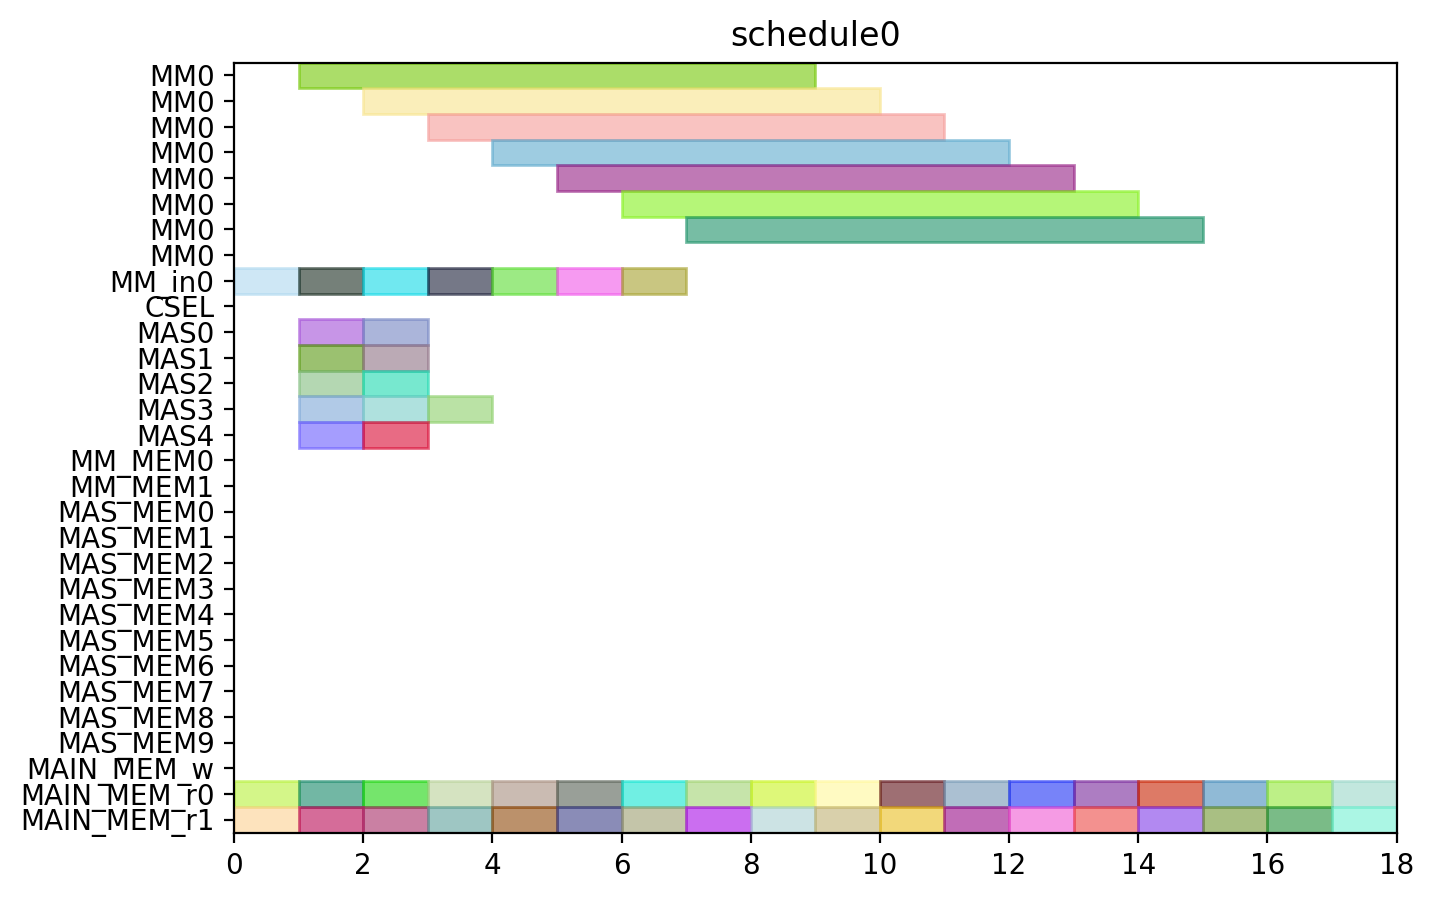

The script that drew this image:
from pyschedule import Scenario, solvers, plotters, alt


def solve():
	horizon = 90
	S = Scenario("schedule0", horizon=horizon)

	# resource
	MM = S.Resources('MM', num=1, size=8)
	MM_in = S.Resources('MM_in', num=1)
	CSEL = S.Resource('CSEL')
	MAS = S.Resources('MAS', num=5, size=1, periods=range(1, horizon))
	MM_MEM = S.Resources('MM_MEM', num=2)
	MAS_MEM = S.Resources('MAS_MEM', num=10)
	MAIN_MEM_w = S.Resource('MAIN_MEM_w', size=1)
	MAIN_MEM_r = S.Resources('MAIN_MEM_r', num=2)

	# result of previous scheduling

	# new tasks
	t0_t0 = S.Task('t0_t0', length=1, delay_cost=1)
	t0_t0 += alt(MAS)

	t0_t0_mem0 = S.Task('t0_t0_mem0', length=1, delay_cost=1)
	t0_t0_mem0 += MAIN_MEM_r[0]
	t0_t0_mem1 = S.Task('t0_t0_mem1', length=1, delay_cost=1)
	t0_t0_mem1 += MAIN_MEM_r[1]
	t0_t1 = S.Task('t0_t1', length=1, delay_cost=1)
	t0_t1 += alt(MAS)

	t0_t1_mem0 = S.Task('t0_t1_mem0', length=1, delay_cost=1)
	t0_t1_mem0 += MAIN_MEM_r[0]
	t0_t1_mem1 = S.Task('t0_t1_mem1', length=1, delay_cost=1)
	t0_t1_mem1 += MAIN_MEM_r[1]
	t0_t3_in = S.Task('t0_t3_in', length=1, delay_cost=1)
	t0_t3_in += alt(MM_in)
	t0_t3 = S.Task('t0_t3', length=8, delay_cost=1)
	t0_t3 += alt(MM)
	S += t0_t3>=t0_t3_in

	t0_t3_mem0 = S.Task('t0_t3_mem0', length=1, delay_cost=1)
	t0_t3_mem0 += MAIN_MEM_r[0]
	t0_t3_mem1 = S.Task('t0_t3_mem1', length=1, delay_cost=1)
	t0_t3_mem1 += MAIN_MEM_r[1]
	t1_t0 = S.Task('t1_t0', length=1, delay_cost=1)
	t1_t0 += alt(MAS)

	t1_t0_mem0 = S.Task('t1_t0_mem0', length=1, delay_cost=1)
	t1_t0_mem0 += MAIN_MEM_r[0]
	t1_t0_mem1 = S.Task('t1_t0_mem1', length=1, delay_cost=1)
	t1_t0_mem1 += MAIN_MEM_r[1]
	t1_t1 = S.Task('t1_t1', length=1, delay_cost=1)
	t1_t1 += alt(MAS)

	t1_t1_mem0 = S.Task('t1_t1_mem0', length=1, delay_cost=1)
	t1_t1_mem0 += MAIN_MEM_r[0]
	t1_t1_mem1 = S.Task('t1_t1_mem1', length=1, delay_cost=1)
	t1_t1_mem1 += MAIN_MEM_r[1]
	t1_t3_in = S.Task('t1_t3_in', length=1, delay_cost=1)
	t1_t3_in += alt(MM_in)
	t1_t3 = S.Task('t1_t3', length=8, delay_cost=1)
	t1_t3 += alt(MM)
	S += t1_t3>=t1_t3_in

	t1_t3_mem0 = S.Task('t1_t3_mem0', length=1, delay_cost=1)
	t1_t3_mem0 += MAIN_MEM_r[0]
	t1_t3_mem1 = S.Task('t1_t3_mem1', length=1, delay_cost=1)
	t1_t3_mem1 += MAIN_MEM_r[1]
	t2_t2 = S.Task('t2_t2', length=1, delay_cost=1)
	t2_t2 += alt(MAS)

	t2_t2_mem0 = S.Task('t2_t2_mem0', length=1, delay_cost=1)
	t2_t2_mem0 += MAIN_MEM_r[0]
	t2_t2_mem1 = S.Task('t2_t2_mem1', length=1, delay_cost=1)
	t2_t2_mem1 += MAIN_MEM_r[1]
	t5_t0_in = S.Task('t5_t0_in', length=1, delay_cost=1)
	t5_t0_in += alt(MM_in)
	t5_t0 = S.Task('t5_t0', length=8, delay_cost=1)
	t5_t0 += alt(MM)
	S += t5_t0>=t5_t0_in

	t5_t0_mem0 = S.Task('t5_t0_mem0', length=1, delay_cost=1)
	t5_t0_mem0 += MAIN_MEM_r[0]
	t5_t0_mem1 = S.Task('t5_t0_mem1', length=1, delay_cost=1)
	t5_t0_mem1 += MAIN_MEM_r[1]
	t5_t1_in = S.Task('t5_t1_in', length=1, delay_cost=1)
	t5_t1_in += alt(MM_in)
	t5_t1 = S.Task('t5_t1', length=8, delay_cost=1)
	t5_t1 += alt(MM)
	S += t5_t1>=t5_t1_in

	t5_t1_mem0 = S.Task('t5_t1_mem0', length=1, delay_cost=1)
	t5_t1_mem0 += MAIN_MEM_r[0]
	t5_t1_mem1 = S.Task('t5_t1_mem1', length=1, delay_cost=1)
	t5_t1_mem1 += MAIN_MEM_r[1]
	t5_t2 = S.Task('t5_t2', length=1, delay_cost=1)
	t5_t2 += alt(MAS)

	t5_t2_mem0 = S.Task('t5_t2_mem0', length=1, delay_cost=1)
	t5_t2_mem0 += MAIN_MEM_r[0]
	t5_t2_mem1 = S.Task('t5_t2_mem1', length=1, delay_cost=1)
	t5_t2_mem1 += MAIN_MEM_r[1]
	t5_t3 = S.Task('t5_t3', length=1, delay_cost=1)
	t5_t3 += alt(MAS)

	t5_t3_mem0 = S.Task('t5_t3_mem0', length=1, delay_cost=1)
	t5_t3_mem0 += MAIN_MEM_r[0]
	t5_t3_mem1 = S.Task('t5_t3_mem1', length=1, delay_cost=1)
	t5_t3_mem1 += MAIN_MEM_r[1]
	t7_t0 = S.Task('t7_t0', length=1, delay_cost=1)
	t7_t0 += alt(MAS)

	t7_t0_mem0 = S.Task('t7_t0_mem0', length=1, delay_cost=1)
	t7_t0_mem0 += MAIN_MEM_r[0]
	t7_t0_mem1 = S.Task('t7_t0_mem1', length=1, delay_cost=1)
	t7_t0_mem1 += MAIN_MEM_r[1]
	t7_t1 = S.Task('t7_t1', length=1, delay_cost=1)
	t7_t1 += alt(MAS)

	t7_t1_mem0 = S.Task('t7_t1_mem0', length=1, delay_cost=1)
	t7_t1_mem0 += MAIN_MEM_r[0]
	t7_t1_mem1 = S.Task('t7_t1_mem1', length=1, delay_cost=1)
	t7_t1_mem1 += MAIN_MEM_r[1]
	t7_t3_in = S.Task('t7_t3_in', length=1, delay_cost=1)
	t7_t3_in += alt(MM_in)
	t7_t3 = S.Task('t7_t3', length=8, delay_cost=1)
	t7_t3 += alt(MM)
	S += t7_t3>=t7_t3_in

	t7_t3_mem0 = S.Task('t7_t3_mem0', length=1, delay_cost=1)
	t7_t3_mem0 += MAIN_MEM_r[0]
	t7_t3_mem1 = S.Task('t7_t3_mem1', length=1, delay_cost=1)
	t7_t3_mem1 += MAIN_MEM_r[1]
	t10_t0_in = S.Task('t10_t0_in', length=1, delay_cost=1)
	t10_t0_in += alt(MM_in)
	t10_t0 = S.Task('t10_t0', length=8, delay_cost=1)
	t10_t0 += alt(MM)
	S += t10_t0>=t10_t0_in

	t10_t0_mem0 = S.Task('t10_t0_mem0', length=1, delay_cost=1)
	t10_t0_mem0 += MAIN_MEM_r[0]
	t10_t0_mem1 = S.Task('t10_t0_mem1', length=1, delay_cost=1)
	t10_t0_mem1 += MAIN_MEM_r[1]
	t10_t1_in = S.Task('t10_t1_in', length=1, delay_cost=1)
	t10_t1_in += alt(MM_in)
	t10_t1 = S.Task('t10_t1', length=8, delay_cost=1)
	t10_t1 += alt(MM)
	S += t10_t1>=t10_t1_in

	t10_t1_mem0 = S.Task('t10_t1_mem0', length=1, delay_cost=1)
	t10_t1_mem0 += MAIN_MEM_r[0]
	t10_t1_mem1 = S.Task('t10_t1_mem1', length=1, delay_cost=1)
	t10_t1_mem1 += MAIN_MEM_r[1]
	t10_t2 = S.Task('t10_t2', length=1, delay_cost=1)
	t10_t2 += alt(MAS)

	t10_t2_mem0 = S.Task('t10_t2_mem0', length=1, delay_cost=1)
	t10_t2_mem0 += MAIN_MEM_r[0]
	t10_t2_mem1 = S.Task('t10_t2_mem1', length=1, delay_cost=1)
	t10_t2_mem1 += MAIN_MEM_r[1]
	t10_t3 = S.Task('t10_t3', length=1, delay_cost=1)
	t10_t3 += alt(MAS)

	t10_t3_mem0 = S.Task('t10_t3_mem0', length=1, delay_cost=1)
	t10_t3_mem0 += MAIN_MEM_r[0]
	t10_t3_mem1 = S.Task('t10_t3_mem1', length=1, delay_cost=1)
	t10_t3_mem1 += MAIN_MEM_r[1]
	solvers.mip.solve(S,msg=1,kind='CPLEX',ratio_gap=1.01)

	solution = [['hoge']*len(S.solution()[1]) for i in range(len(S.solution()))]
	for i in range(len(S.solution())):
		for j in range(len(S.solution()[i])):
			solution[i][j]=str(S.solution()[i][j])
	print(solution)

	cycles = int(solution[-1][3])

	pic_file_name = "/home/mfukuda/ABE/multiRAM_multiMAS_16mux/scheduling_result/stage8MM1_stage1MAS5/EP2_DBL_w_EVAL/schedule0.png"
	if(S.solution() != []):
		plotters.matplotlib.plot(S,img_filename=pic_file_name, show_task_labels=False, fig_size=(cycles*0.25+3, 5))

	return solution
